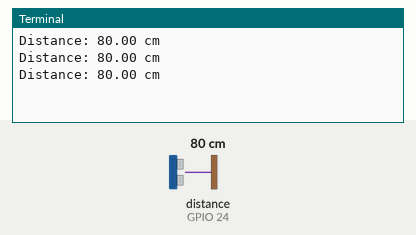
Recording of a program running on a simulated Raspberry Pi (BCM pin numbers). Parts: the last lines printed to the terminal. The inputs (shaded band) are chosen by the test bench; at power-on: distance to the obstacle (sensor on GPIO 24) 80 cm. The echo pulse lasts 58.3 µs per cm.

Above: at 1.2 s.
1.3 s: distance to the obstacle (sensor on GPIO 24) set to 2 cm
At 1.89 s:
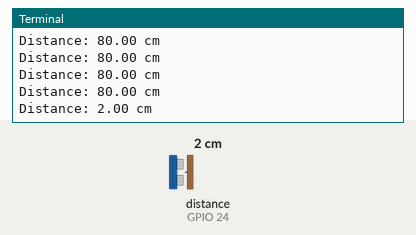
2.8 s: distance to the obstacle (sensor on GPIO 24) set to 4 cm
At 3.09 s:
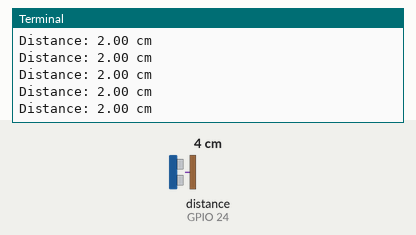
Timing chart, 0 to 5.8 s (numbered marks = the images above; inputs shaded):
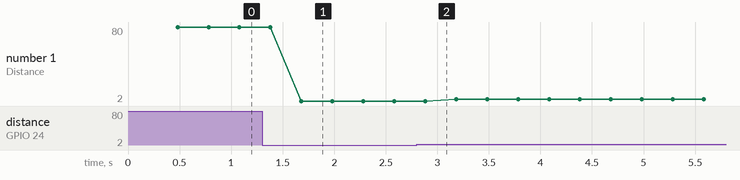

Measured:
- after the input at 1.3 s, the terminal: prints a new line after 0.38 s (image 1)
- plotted number 1: 80 → 2 after the input at 1.3 s, 2 → 4 after the input at 2.8 s

The program:

2.2.8_Ultrasonic_zero.py
```python
#!/usr/bin/env python3
from gpiozero import DistanceSensor
from time import sleep

# Initialize the DistanceSensor using GPIO Zero library
# Trigger pin is connected to GPIO 23, Echo pin to GPIO 24
sensor = DistanceSensor(echo=24, trigger=23)

try:
    # Main loop to continuously measure and report distance
    while True:
        dis = sensor.distance * 100  # Measure distance and convert from meters to centimeters
        print('Distance: {:.2f} cm'.format(dis))  # Print the distance with two decimal precision
        sleep(0.3)  # Wait for 0.3 seconds before the next measurement

except KeyboardInterrupt:
    # Handle KeyboardInterrupt (Ctrl+C) to gracefully exit the loop
    pass
```
